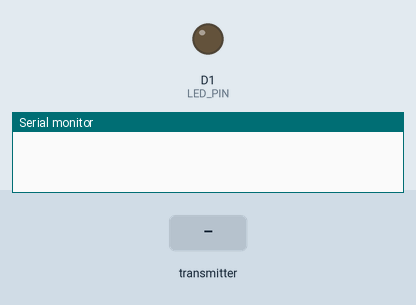
Simulated run of this sketch. Board: ESP8266 (NodeMCU). On the bench: output pins drawn as LEDs (lit = HIGH), the last lines printed to the serial monitor. The test bench sets the inputs (shaded band).

Above: at 1.2 s.
1.3 s: the transmitter starts sending ledState = 1
At 2.5 s:
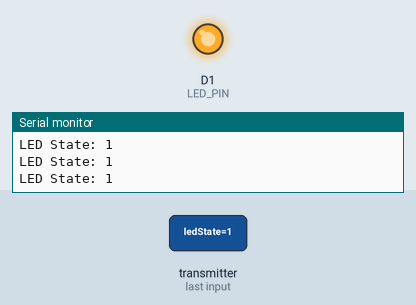
2.8 s: the transmitter starts sending ledState = 0
At 3.6 s:
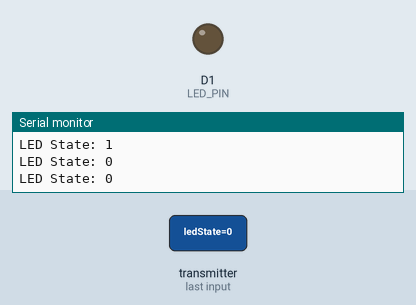
Timing chart, 0 to 5.8 s (numbered marks = the images above; inputs shaded):
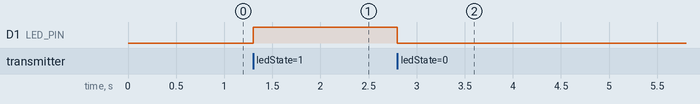

The sketch:

SLAVE.ino
```cpp
#include <ESP8266WiFi.h>
#include <espnow.h>

#define LED_PIN D1  // GPIO5


// Structure to receive data
typedef struct struct_message {
  int ledState;
} struct_message;

struct_message incomingData;

// Callback when data is received
void OnDataRecv(uint8_t * mac, uint8_t *incomingDataBytes, uint8_t len) {
  memcpy(&incomingData, incomingDataBytes, sizeof(incomingData));

  Serial.print("LED State: ");
  Serial.println(incomingData.ledState);

  digitalWrite(LED_PIN, incomingData.ledState);
}

void setup() {
  Serial.begin(115200);

  pinMode(LED_PIN, OUTPUT);
  digitalWrite(LED_PIN, LOW);

  WiFi.mode(WIFI_STA); // Required for ESP-NOW

  if (esp_now_init() != 0) {
    Serial.println("ESP-NOW Init Failed");
    return;
  }

  esp_now_set_self_role(ESP_NOW_ROLE_SLAVE);
  esp_now_register_recv_cb(OnDataRecv);
}

void loop() {
}
```

Measured:
- after the input at 1.3 s, D1 (LED_PIN): LOW → HIGH at once
- after the input at 2.8 s, D1 (LED_PIN): HIGH → LOW at once
